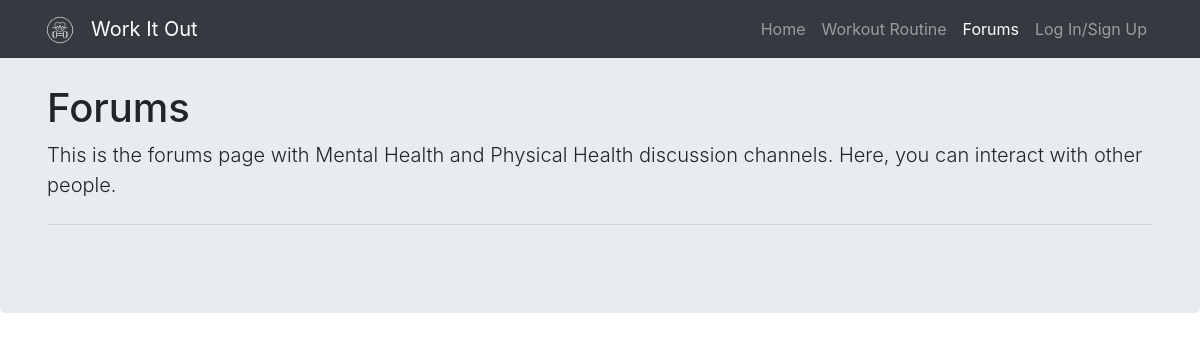
/forums/, run on an earlier commit of the app's database.
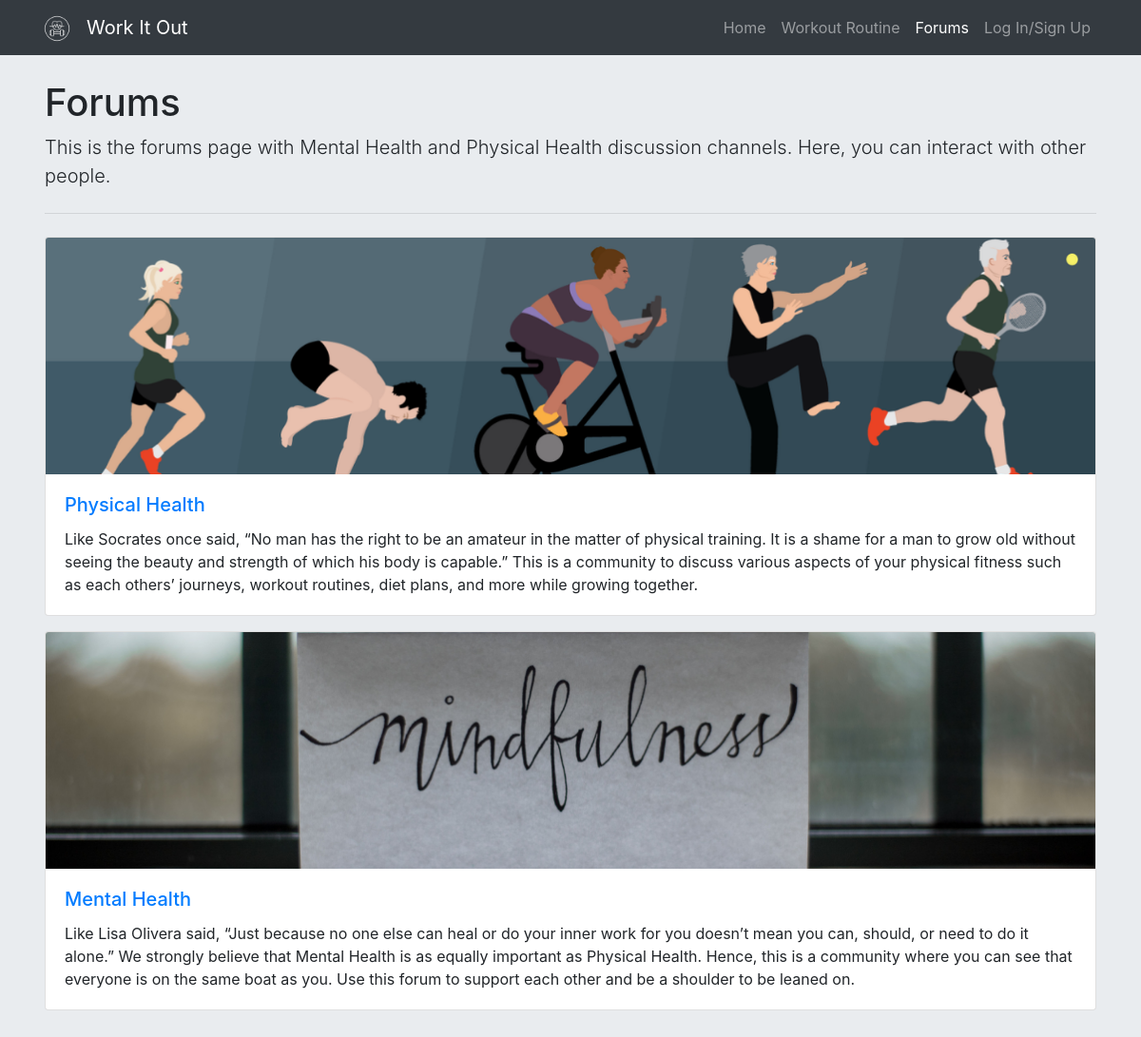
And on a later commit of the database.
### forums/models.py (models this page shows, shortened)
class Forum(models.Model):
    name = models.CharField(max_length=100)
    icon = models.ImageField(upload_to='media/')
    desc = models.TextField()
    participants = models.ManyToManyField(User)

### forums/views.py (the view)
# urls.py: path('', views.forums_homepage, name='forums_homepage'),
def forums_homepage(request):
    forums = Forum.objects.all()
    return render(request, 'forums/forums_homepage.html', {'forums':forums})

### forums/templates/forums/forums_homepage.html
{% extends 'dragonhacks/base.html' %}
{% block forums %}
    <li class="nav-item active">
        <a class="nav-link" href="#">Forums</a>
    </li>
{% endblock forums %}
{% block content %}
    <section style="margin-top: 20px;" class="jumbotron">
        <div class="container">
            <h1 class="jumbotron-heading">Forums</h1>
            <p class="lead">This is the forums page with Mental Health and Physical Health discussion channels. Here, you can interact with other people.</p>
            <hr class="my-4">
            <div class="forums">
                {% for forum in forums %}
                    <div class="card mb-3">
                        <img class="card-img-top" src="{{ forum.icon.url }}" alt="{{ forum.name }}" height="">
                        <div class="card-body">
                            <a href="{% url 'forum_detail' forum.id %}"><h5 class="card-title">{{ forum.name }}</h5></a>
                            <p class="card-text">{{ forum.desc }}</p>
                        </div>
                    </div>
                {% endfor %}
            </div>
        </div>
    </section>
{% endblock content %}

### dragonhacks/templates/dragonhacks/base.html (shortened to what this page needs)
{% load static %}
<!DOCTYPE html>
<html lang="en">
<head>
    {% block bootstrap %}
        <link rel="stylesheet" href="https://cdn.jsdelivr.net/npm/bootstrap@4.0.0/dist/css/bootstrap.min.css">
    {% endblock bootstrap %}
</head>
<body>
    <nav class="navbar fixed-top navbar-expand-lg navbar-dark bg-dark">
        <div class="container">
            <a class="navbar-brand" href="#">
                <img src="{% static 'images/workitout.png' %}" width="30" height="30" alt="">
            </a>
            <a class="navbar-brand" href="#">Work It Out</a>
            <div class="collapse navbar-collapse" id="navbarNav">
                <ul class="navbar-nav ml-auto">
                    {% block home %}
                    <li class="nav-item">
                        <a class="nav-link" href="{% url 'homepage' %}">Home</a>
                    </li>
                    {% endblock home %}
                    {% block workout %}
                    <li class="nav-item">
                        <a class="nav-link" href="{% url 'workout_homepage' %}">Workout Routine</a>
                    </li>
                    {% endblock workout %}
                    {% block forums %}{% endblock forums %}
                    {% block account %}
                        {% if user.is_authenticated %}
                            <li class="nav-item dropdown">
                                <a class="nav-link dropdown-toggle" href="#" id="navbarDropdown" role="button" data-toggle="dropdown" aria-haspopup="true" aria-expanded="false">
                                Account
                                </a>
                                <div class="dropdown-menu bg-dark" aria-labelledby="navbarDropdown">
                                    <a class="dropdown-item" href="#" style="color: white !important;">My Account</a>
                                    <a class="dropdown-item" href="{% url 'logout' %}" style="color: white !important;">Log Out</a>
                                </div>
                            </li>
                        {% else %}
                            <li class="nav-item">
                                <a class="nav-link" href="{% url 'login' %}">Log In/Sign Up</a>
                            </li>
                        {% endif %}
                    {% endblock account %}
                </ul>
            </div>
        </div>
    </nav>
    {% block content %}
    {% endblock content %}
</body>
</html>

What changed in the data, as far as the page shows it:
added Forum: icon (picture), name "Physical Health", desc "Like Socrates once said, “No man has the right to be an amateur in the matter of physical training. It is a shame for a man to grow old without seeing the beauty and strength of which his body is capable.” This is a community to discuss various aspects of your physical fitness such as each others’ journeys, workout routines, diet plans, and more while growing together."
added Forum: icon (picture), name "Mental Health", desc "Like Lisa Olivera said, “Just because no one else can heal or do your inner work for you doesn’t mean you can, should, or need to do it alone.” We strongly believe that Mental Health is as equally important as Physical Health. Hence, this is a community where you can see that everyone is on the same boat as you. Use this forum to support each other and be a shoulder to be leaned on."
